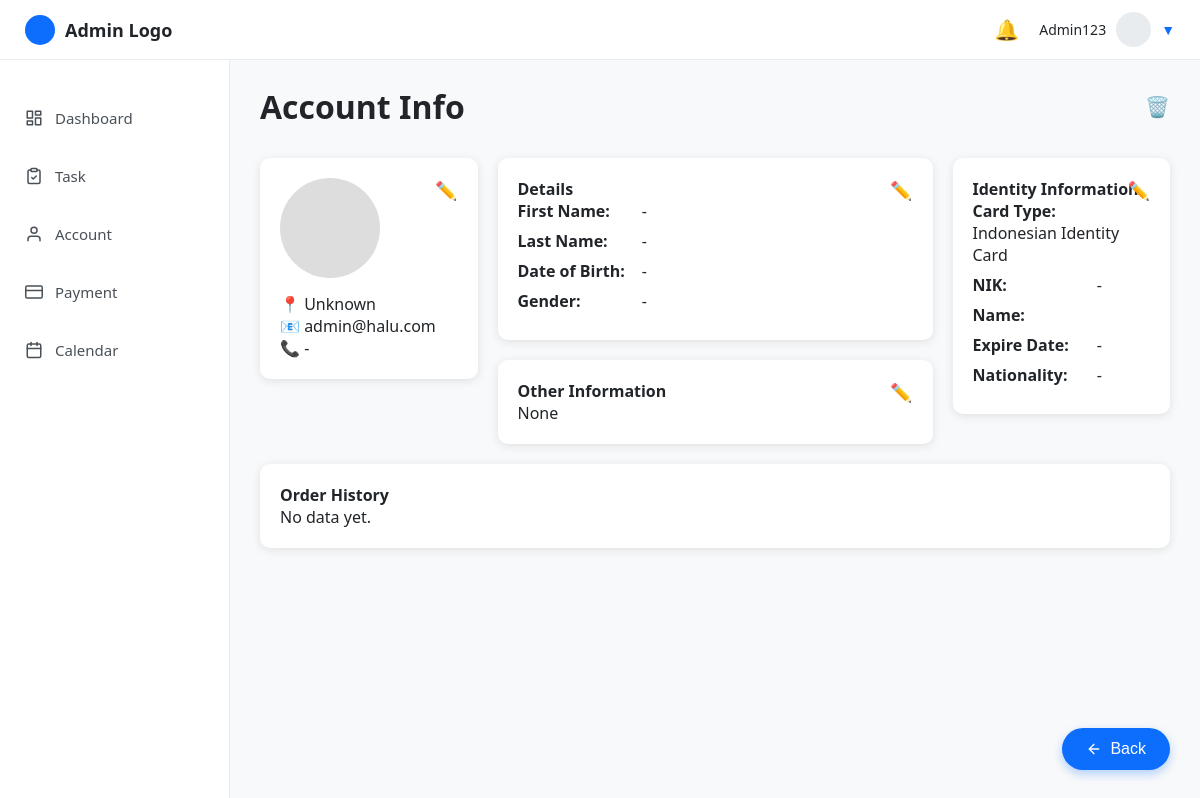
The page /edit.php?id=1 on the database its author committed.
### tables this page shows
CREATE TABLE `users` (
  `id` int(11) NOT NULL,
  `name` varchar(100) DEFAULT NULL,
  `first_name` varchar(100) DEFAULT NULL,
  `last_name` varchar(100) DEFAULT NULL,
  `dob` date DEFAULT NULL,
  `gender` enum('Male','Female') DEFAULT NULL,
  `email` varchar(100) DEFAULT NULL,
  `phone` varchar(20) DEFAULT NULL,
  `password` varchar(255) DEFAULT NULL,
  `role` enum('admin','user','provider') DEFAULT 'user',
  `status` enum('pending','verified','rejected') DEFAULT 'pending',
  `created_at` timestamp NOT NULL DEFAULT current_timestamp()
);

### edit.php (the view, shortened to what this page needs)
<?php
include 'koneksi.php';
$id = $_GET['id'];
$query = mysqli_query($conn, "SELECT * FROM users WHERE id = '$id'");
$data = mysqli_fetch_assoc($query);
?>
<!DOCTYPE html>
<html lang="en">
<head>
</head>
<body>
  <header class="topbar">
    <div class="logo-section">
      <div class="logo-icon"></div>
      <span class="logo-text">Admin Logo</span>
    </div>
    <div class="right">
      <div class="notification-icon">🔔</div>
      <div class="user-info">
        <span class="username">Admin123</span>
        <div class="avatar"></div>
        <span class="dropdown-icon">▼</span>
      </div>
    </div>
  </header>
  <div class="content-wrapper">
    <?php
    $currentPage = basename($_SERVER['PHP_SELF']);
    ?>
    <aside class="sidebar">
      <ul class="nav">
        <li class="<?= $currentPage == 'dashboard.php' ? 'active' : '' ?>">
          <a href="dashboard.php">
            Dashboard
          </a>
        </li>
        <li class="<?= $currentPage == 'task.php' ? 'active' : '' ?>">
          <a href="task.php">
            Task
          </a>
        </li>
        <li class="<?= $currentPage == 'account.php' ? 'active' : '' ?>">
          <a href="account.php">
            <svg xmlns="http://www.w3.org/2000/svg" width="18" height="18" viewBox="0 0 24 24" fill="none" stroke="currentColor" stroke-width="2" stroke-linecap="round" stroke-linejoin="round">
              <path d="M20 21v-2a4 4 0 0 0-4-4H8a4 4 0 0 0-4 4v2"></path>
              <circle cx="12" cy="7" r="4"></circle>
            </svg>
            Account
          </a>
        </li>
        <li class="<?= $currentPage == 'transaksi.php' ? 'active' : '' ?>">
          <a href="transaksi.php">
            <svg xmlns="http://www.w3.org/2000/svg" width="18" height="18" viewBox="0 0 24 24" fill="none" stroke="currentColor" stroke-width="2" stroke-linecap="round" stroke-linejoin="round">
              <rect x="1" y="4" width="22" height="16" rx="2" ry="2"></rect>
              <line x1="1" y1="10" x2="23" y2="10"></line>
            </svg>
            Payment
          </a>
        </li>
        <li class="<?= $currentPage == 'calendar.php' ? 'active' : '' ?>">
          <a href="calendar.php">
            Calendar
          </a>
        </li>
      </ul>
    </aside>
    <div class="main-content">
      <div class="header">
        <h2>Account Info</h2>
        <a href="delete.php?id=<?= $data['id'] ?>" onclick="return confirm('Are you sure?')" class="delete-icon">🗑️</a>
      </div>
      <div class="three-col-grid">
        <div class="card">
          <span class="edit-icon">✏️</span>
          <div class="profile-img"></div>
          <p>📍 <?= $data['address'] ?? 'Unknown' ?></p>
          <p>📧 <?= $data['email'] ?></p>
          <p>📞 <?= $data['phone'] ?? '-' ?></p>
        </div>
        <div class="double-card">
          <div class="card">
            <span class="edit-icon">✏️</span>
            <h4>Details</h4>
            <div class="info-group"><span class="info-label">First Name:</span> <?= $data['first_name'] ?? '-' ?></div>
            <div class="info-group"><span class="info-label">Last Name:</span> <?= $data['last_name'] ?? '-' ?></div>
            <div class="info-group"><span class="info-label">Date of Birth:</span> <?= $data['dob'] ?? '-' ?></div>
            <div class="info-group"><span class="info-label">Gender:</span> <?= $data['gender'] ?? '-' ?></div>
          </div>
          <div class="card">
            <span class="edit-icon">✏️</span>
            <h4>Other Information</h4>
            <p><?= $data['other_info'] ?? 'None' ?></p>
          </div>
        </div>
        <div class="card">
          <span class="edit-icon">✏️</span>
          <h4>Identity Information</h4>
          <div class="info-group"><span class="info-label">Card Type:</span> Indonesian Identity Card</div>
          <div class="info-group"><span class="info-label">NIK:</span> <?= $data['nik'] ?? '-' ?></div>
          <div class="info-group"><span class="info-label">Name:</span> <?= $data['username'] ?></div>
          <div class="info-group"><span class="info-label">Expire Date:</span> <?= $data['id_expiry'] ?? '-' ?></div>
          <div class="info-group"><span class="info-label">Nationality:</span> <?= $data['nationality'] ?? '-' ?></div>
        </div>
      </div>
      <div class="card full-width">
        <h4>Order History</h4>
        <p>No data yet.</p>
      </div>
      <button class="back-button" onclick="window.history.back()">
        <svg xmlns="http://www.w3.org/2000/svg" width="16" height="16" viewBox="0 0 24 24" fill="none" stroke="currentColor" stroke-width="2" stroke-linecap="round" stroke-linejoin="round">
          <line x1="19" y1="12" x2="5" y2="12"></line>
          <polyline points="12 19 5 12 12 5"></polyline>
        </svg>
        Back
      </button>
    </div>
  </div>
</body>
</html>

### edit.php (style rules this page uses)
* { margin: 0; padding: 0; box-sizing: border-box; }
body { font-family: 'Segoe UI', sans-serif; background: #f8f9fa; color: #212529; }
.topbar { background: #fff; padding: 15px 25px; display: flex; justify-content: space-between; align-items: center; border-bottom: 1px solid #e9ecef; position: fixed; top: 0; left: 0; right: 0; z-index: 1000; height: 60px; }
.topbar .logo-section { display: flex; align-items: center; gap: 10px; }
.logo-icon { width: 30px; height: 30px; background-color: #0d6efd; border-radius: 50%; }
.logo-text { font-weight: 600; font-size: 18px; color: #212529; }
.topbar .right { display: flex; align-items: center; gap: 20px; }
.notification-icon { font-size: 20px; color: #6c757d; }
.user-info { display: flex; align-items: center; gap: 10px; }
.username { font-size: 14px; font-weight: 500; }
.avatar { width: 35px; height: 35px; border-radius: 50%; background-color: #e9ecef; }
.dropdown-icon { color: #0d6efd; font-size: 14px; }
.content-wrapper { display: flex; height: 100vh; padding-top: 60px; }
.sidebar { width: 230px; background: #fff; height: calc(100vh - 60px); padding: 25px 0; border-right: 1px solid #e9ecef; position: fixed; left: 0; top: 60px; }
.nav { list-style: none; }
.nav li { margin: 8px 0; padding: 5px 25px; }
.nav li a { color: #495057; text-decoration: none; display: flex; align-items: center; gap: 12px; font-size: 15px; padding: 10px 0; transition: all 0.2s ease; }
.main-content { flex: 1; padding: 25px 30px; margin-left: 230px; overflow-y: auto; position: relative; padding-bottom: 80px; }
.three-col-grid { display: grid; grid-template-columns: 1fr 2fr 1fr; gap: 20px; margin-bottom: 20px; align-items: start; }
.card { background: white; border-radius: 10px; padding: 20px; box-shadow: 0 2px 10px rgba(0,0,0,0.1); position: relative; }
.double-card { display: flex; flex-direction: column; gap: 20px; }
.full-width { grid-column: 1 / -1; margin-top: 20px; }
.header { display: flex; justify-content: space-between; align-items: center; margin-bottom: 30px; }
h2 { margin: 0; font-size: 32px; font-weight: 600; color: #212529; }
.edit-icon { position: absolute; top: 20px; right: 20px; color: blue; cursor: pointer; font-size: 18px; }
.delete-icon { color: red; font-size: 20px; cursor: pointer; text-decoration: none; }
.info-group { margin-bottom: 8px; }
.info-label { font-weight: bold; display: inline-block; width: 120px; }
.profile-img { width: 100px; height: 100px; background-color: #ddd; border-radius: 50%; margin-bottom: 15px; }
.back-button { position: fixed; bottom: 30px; right: 30px; background-color: #0d6efd; color: white; border: none; border-radius: 50px; padding: 12px 24px; font-size: 16px; font-weight: 500; display: flex; align-items: center; gap: 8px; cursor: pointer; box-shadow: 0 4px 10px rgba(13, 110, 253, 0.3); transition: all 0.2s ease; z-index: 100; }

### rows shown on the page
users: email "admin@halu.com", phone "-", first_name "-", last_name "-", dob "-", gender "-"

### other values the page prints
$data['address'] "Unknown"
$data['other_info'] "None"
$data['nik'] "-"
$data['id_expiry'] "-"
$data['nationality'] "-"
